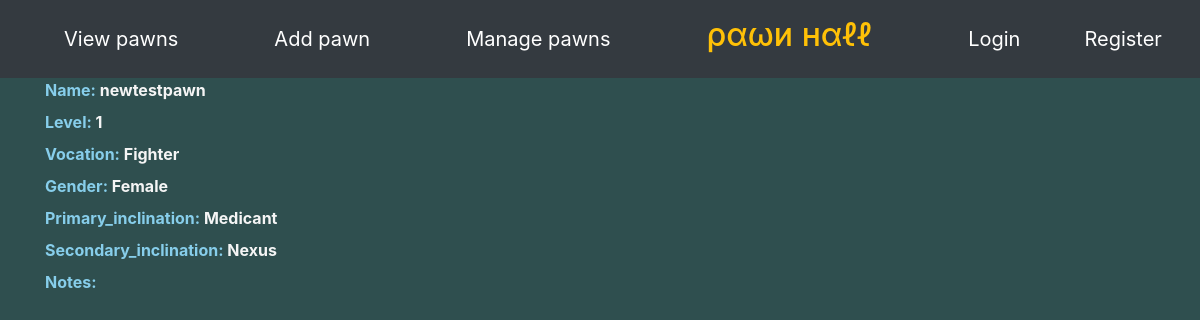
/pawn/15/, run on the app's committed database.
### pawnlisting/models.py (models this page shows, shortened)
class Pawn(models.Model):
    id = models.AutoField(primary_key=True)
    name = models.CharField(max_length=30)
    vocation = models.CharField(max_length=20, choices=build_choices(vocations))
    level = models.IntegerField()
    gender = models.CharField(max_length=10, choices=build_choices(genders))
    PRIMARY_INCLINATION_CHOICES = build_choices(inclinations)
    SECONDARY_INCLINATION_CHOICES = PRIMARY_INCLINATION_CHOICES[:] + [("None", "None")]
    primary_inclination = models.CharField(max_length=30, choices=PRIMARY_INCLINATION_CHOICES)
    secondary_inclination= models.CharField(max_length=30, choices=SECONDARY_INCLINATION_CHOICES)
    notes = models.TextField(max_length=1000, blank=True)
    picture = models.ImageField(upload_to="pawn_pictures/", null=True, blank=True)
    created_by = models.ForeignKey("auth.User", null=False, on_delete=models.CASCADE)
    last_modified = models.DateTimeField(default=timezone.now)

### pawnlisting/views.py (the view)
# urls.py: path('pawn/<pk>/', views.PawnDetail.as_view(), name="view_pawn"),
class PawnDetail(DetailView):
    model = Pawn
    template_name = "pawnlisting/pawn_detail.html"

### pawnlisting/templates/pawnlisting/pawn_detail.html (shortened to what this page needs)
{% include "pawnlisting/base.html" %}
<b>
<div class="container">
  <div class="row flex-nowrap">
    <div class="col">
        <div>
            <label> Name: </label>
            {{ pawn.name }}
        </div>
        <div>
            <label> Level: </label>
            {{ pawn.level }}
        </div>
        <div>
            <label> Vocation: </label>
            {{ pawn.vocation }}
        </div>
        <div>
            <label> Gender: </label>
            {{ pawn.gender }}
        </div>
        <div>
            <label> Primary_inclination: </label>
            {{ pawn.primary_inclination}}
        </div>
        <div>
            <label> Secondary_inclination: </label>
            {{ pawn.secondary_inclination}}
        </div>
        <div>
            <label> Notes: </label>
        </div>
    </div>
    <div class="col">
    </div>
  </div>
</div>
</b>

### pawnlisting/static/pawnlisting/css/base.css (style rules this page uses)
label { color: skyblue }
div { color: whitesmoke; }

### data on the page
Pawn: name "newtestpawn", level "1", vocation "Fighter", gender "Female", primary_inclination "Medicant", secondary_inclination "Nexus"
